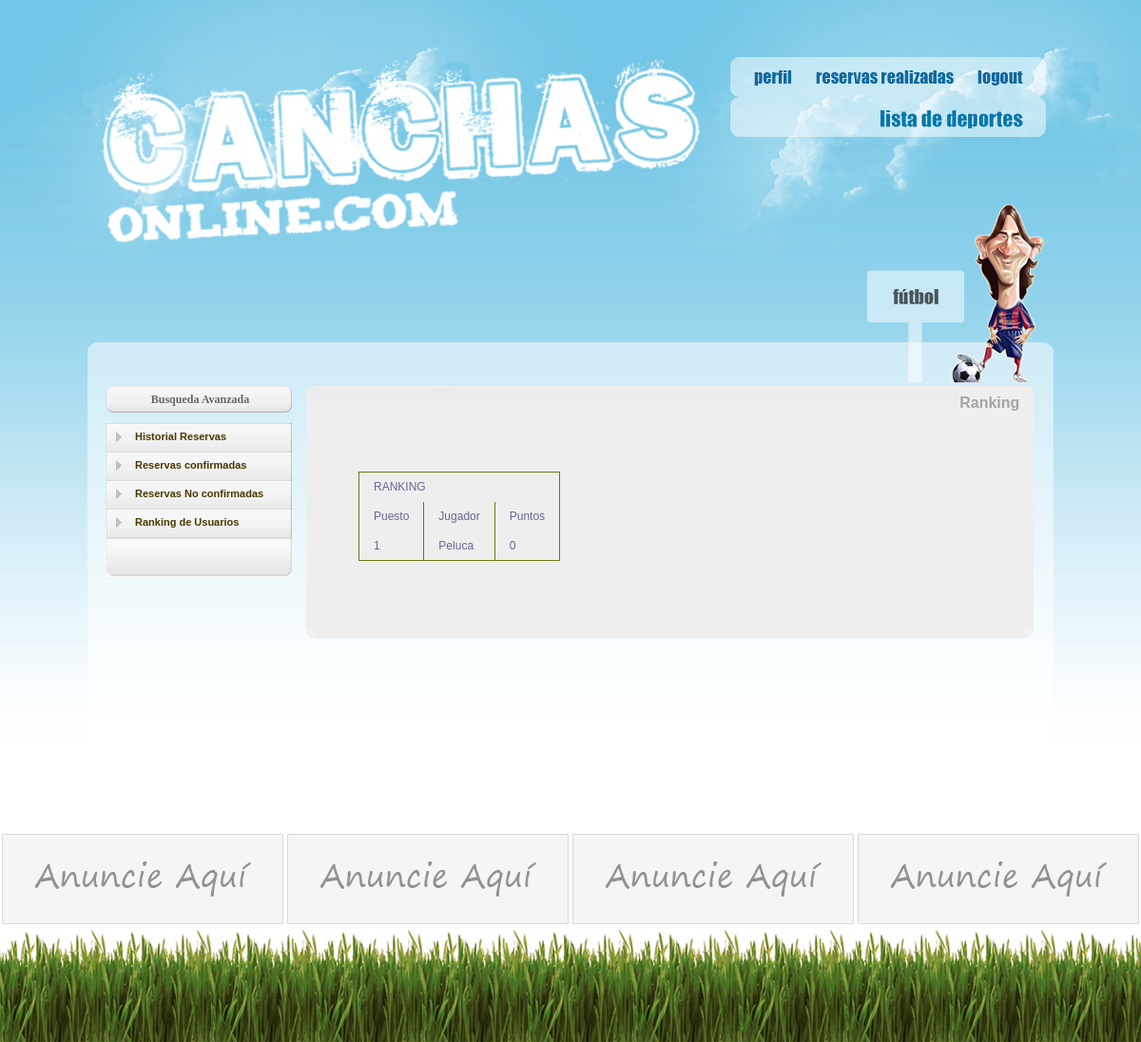
/ranking.php, run on an earlier commit of the app's database.
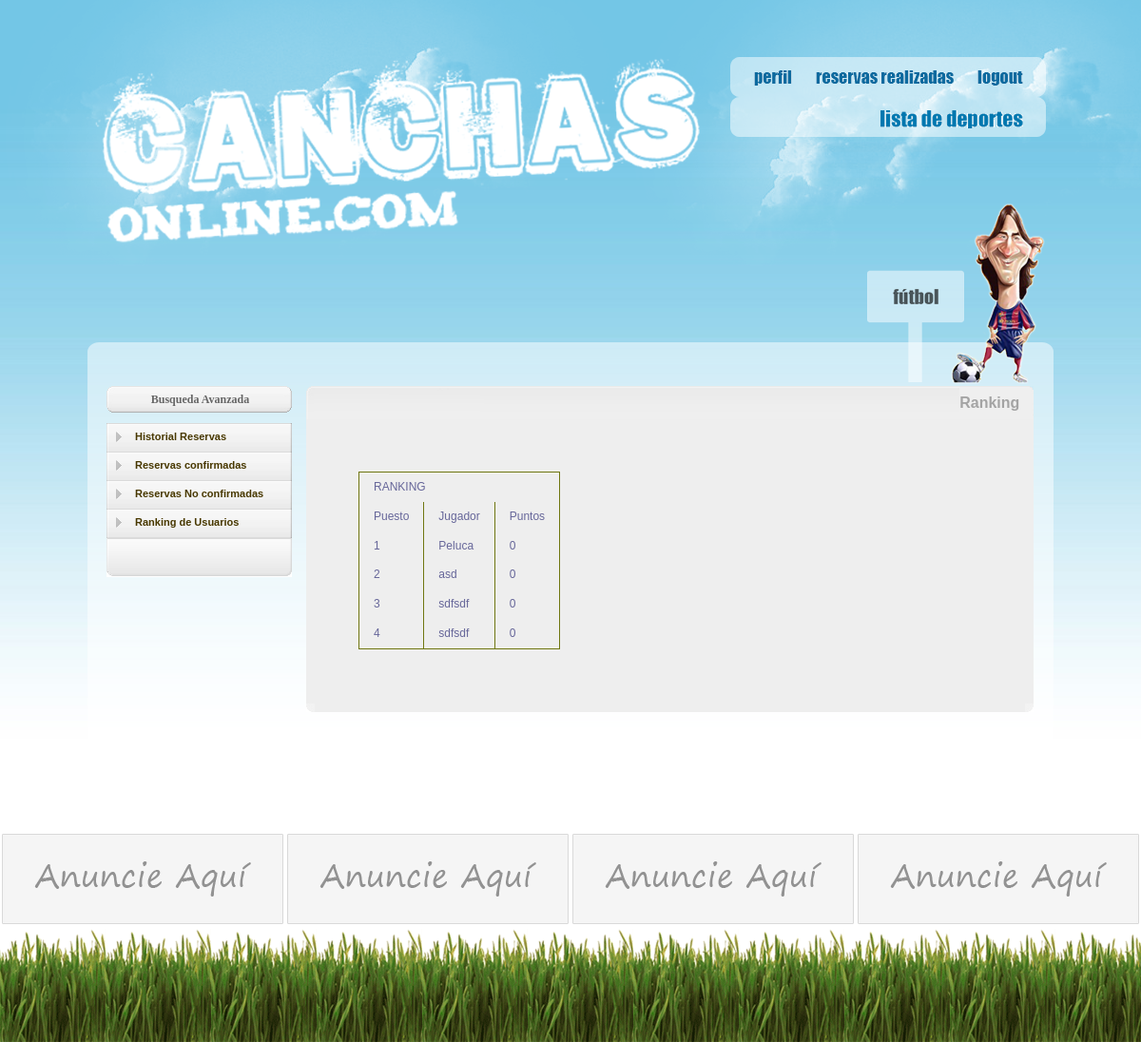
And on a later commit of the database.
### tables this page shows
CREATE TABLE `usuario` (
  `ID_Usuario` int(10) unsigned NOT NULL AUTO_INCREMENT,
  `N_Nombre` varchar(100) NOT NULL,
  `C_Telefono` varchar(12) DEFAULT NULL,
  `D_FechaNacimiento` datetime DEFAULT NULL,
  `T_Imagen` varchar(200) DEFAULT NULL,
  `ID_Distrito` int(10) unsigned DEFAULT NULL,
  `T_Direccion` varchar(100) DEFAULT NULL,
  `C_Puntos` int(10) unsigned DEFAULT '0',
  `T_Email` varchar(100) NOT NULL,
  `T_Pass` varchar(16) NOT NULL,
  `F_Estado` smallint(5) unsigned DEFAULT '0',
  PRIMARY KEY (`ID_Usuario`),
  KEY `FK_usuario_1` (`ID_Distrito`),
  CONSTRAINT `FK_usuario_1` FOREIGN KEY (`ID_Distrito`) REFERENCES `distrito` (`ID_Distrito`)
);

### ranking.php (the view, shortened to what this page needs)
<?php
	$dep=$_SESSION["deporte"];
?>
<!DOCTYPE html PUBLIC "-//W3C//DTD XHTML 1.0 Transitional//EN" "http://www.w3.org/TR/xhtml1/DTD/xhtml1-transitional.dtd">
<html xmlns="http://www.w3.org/1999/xhtml">
<head>
<link rel="stylesheet" type="text/css" href="estilos/horario.css" >
<link rel="stylesheet" type="text/css" href="estilos/Estilo2.css" >
<link rel="stylesheet" type="text/css" href="estilos/Estilo.css" >
<link href="SpryAssets/SpryValidationTextField.css" rel="stylesheet" type="text/css" />
</head>
<body>
<div id="todo">
<div id="nubes">
<div id="pgSiteContainer" >
<div id="banner">
<div class="logo">
</div>
<?php include('topmenu.php') ?>
<?php
	if ($dep==1)
		print('<div class="top_futbol"> </div>');
	else if ($dep==2)
			print('<div class="top_tenis"> </div>');
?>
<div class="clearing">&nbsp;</div>
</div>
<div id="pgPageContent">
<div class="top">
</div>
<div class="cuerpo">
<div id="sa_wrapper">
  <div class="clearing">&nbsp;</div>
  <div id="sa_filters">
    <div id="featuredStores">
      <div id="featuresStoresContainer">
        <span style="font-family:Verdana; color:#666; font-size:12px; font-weight:bold; text-align:center;">Busqueda Avanzada</span>
      </div>
    </div>
     <?php include('menu_izq.php'); ?>
    <div height="10">&nbsp;</div>
  </div>
  <div id="sa_content_wrapper">
    <div id="sa_content">
      <p class="spacer">&nbsp;</p>
        <div id="sa_listTop">
        <div id="sortBy">
            <ul>
                <li ><em>Ranking</em></li>
            </ul>
        </div>
          <div id="sa_products">
          	<div id="searchContainerBox_background">
         <?php 	$sql="SELECT * FROM usuario WHERE Id_Usuario !=1
							 ORDER BY C_Puntos desc";
				$result=mysql_query($sql);
	 ?>
        <table id="horario" align="center">
				<tr>
					<td colspan='3'>RANKING
					</td>
				</tr>
				<tr>
					<td>Puesto
					</td>
					<td>Jugador
					</td>
					<td>Puntos
					</td>
				</tr>
				<?php
				$puesto=0;
				while($row = mysql_fetch_array($result)) { ?>
				<tr>
					<td><?php echo ++$puesto;?>
					</td>
					<td> <?php echo $row["N_Nombre"]; ?>
					</td>
					<td> <?php echo $row["C_Puntos"]; ?>
					</td>
				</tr>
				<?php
				}
				?>
				</table>
            </div>
            <div class="clearing">&nbsp;</div>
          </div>
         <div id="pg_pagination">
				<div class="clearing">&nbsp;</div>
				<div id="pg_paginationRight"></div>
			</div>
        </div>
    </div>
  </div>
      <div class="clearing">&nbsp;</div>
    </div>
    </div>
    <div class="bottom"></div>
  </div>
  <br>
</div>
<div id="anuncios2">
 </div>
<div id="footer2">
 </div>
</div>
</div>
</body>
</html>

What changed in the data, as far as the page shows it:
added usuario: N_Nombre "asd", C_Puntos "0"
added usuario: N_Nombre "sdfsdf", C_Puntos "0"
added usuario: N_Nombre "sdfsdf", C_Puntos "0"
